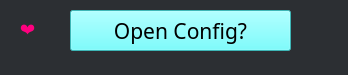
<?xml version="1.0" encoding="UTF-8"?>
<ui version="4.0">
 <class>MainWindow</class>
 <widget class="QMainWindow" name="MainWindow">
  <property name="geometry">
   <rect>
    <x>0</x>
    <y>0</y>
    <width>348</width>
    <height>75</height>
   </rect>
  </property>
  <property name="windowTitle">
   <string>SpotiLike &lt;3</string>
  </property>
  <property name="styleSheet">
   <string notr="true">background-color: rgb(44, 47, 51);</string>
  </property>
  <widget class="QWidget" name="centralwidget">
   <widget class="QLabel" name="label_2">
    <property name="geometry">
     <rect>
      <x>20</x>
      <y>10</y>
      <width>21</width>
      <height>41</height>
     </rect>
    </property>
    <property name="font">
     <font>
      <family>Segoe UI Emoji</family>
      <pointsize>12</pointsize>
      <weight>50</weight>
      <bold>false</bold>
     </font>
    </property>
    <property name="styleSheet">
     <string notr="true">color: rgb(255, 0, 127);</string>
    </property>
    <property name="text">
     <string>❤</string>
    </property>
   </widget>
   <widget class="QPushButton" name="pushButton">
    <property name="geometry">
     <rect>
      <x>70</x>
      <y>10</y>
      <width>221</width>
      <height>41</height>
     </rect>
    </property>
    <property name="font">
     <font>
      <family>OpenDyslexic</family>
      <pointsize>16</pointsize>
     </font>
    </property>
    <property name="styleSheet">
     <string notr="true">background-color: rgb(85, 255, 255);
</string>
    </property>
    <property name="text">
     <string>Open Config?</string>
    </property>
   </widget>
  </widget>
  <widget class="QMenuBar" name="menubar">
   <property name="geometry">
    <rect>
     <x>0</x>
     <y>0</y>
     <width>348</width>
     <height>21</height>
    </rect>
   </property>
  </widget>
  <widget class="QStatusBar" name="statusbar"/>
 </widget>
 <resources/>
 <connections/>
</ui>
